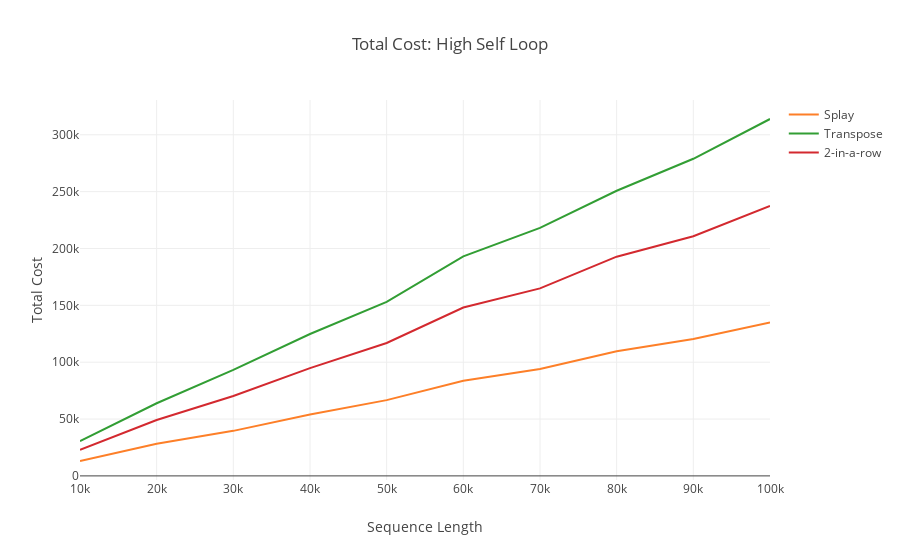

The cell this chart's notebook holds for it:
### Code cell
df = pd.read_csv('total/mtfMarkovHighTotalCost.csv')

trace1 = go.Scatter(
                    x=df['Sequence Length'], y=df['Access Costs'], # Data
                    mode='lines', name='Splay',
                    line = dict(color = ('rgb(253, 127, 40)'))
                   )

df = pd.read_csv('total/transposeMarkovHighTotalCost.csv')

trace2 = go.Scatter(
                    x=df['Sequence Length'], y=df['Access Costs'], # Data
                    mode='lines', name='Transpose',
                    line = dict(color = ('rgb(50, 158, 52)'))
                   )

df = pd.read_csv('total/kInARowMarkovHighTotalCost.csv')

trace3 = go.Scatter(
                    x=df['Sequence Length'], y=df['Access Costs'], # Data
                    mode='lines', name='2-in-a-row',
                    line = dict(color = ('rgb(211, 41, 47)'))
                   )



layout = go.Layout(title='Total Cost: High Self Loop',
                   plot_bgcolor='rgb(255, 255,255)',
                   xaxis=dict(title='Sequence Length'),
                   yaxis=dict(title='Total Cost'))

fig = go.Figure(data=[trace1, trace2, trace3], layout=layout)

# Plot data in the notebook
iplot(fig)

### Figure 1 — Plotly figure (JSON) as saved in the notebook; plotly's stock layout.template omitted (floating-point values rounded to 4 significant figures)
{"data": [{"line": {"color": "rgb(253, 127, 40)"}, "mode": "lines", "name": "Splay", "type": "scatter", "uid": "55c68b26-19c2-48a6-82ca-c21d18065ef7", "x": [10000, 20000, 30000, 40000, 50000, 60000, 70000, 80000, 90000, 100000], "y": [13106, 28312, 39614, 53966, 66646, 83682, 94006, 109574, 120384, 134898]}, {"line": {"color": "rgb(50, 158, 52)"}, "mode": "lines", "name": "Transpose", "type": "scatter", "uid": "ff574e38-0b29-4ee1-927a-562615f8614b", "x": [10000, 20000, 30000, 40000, 50000, 60000, 70000, 80000, 90000, 100000], "y": [30578, 63903, 93216, 124774, 153018, 193074, 218082, 250751, 278883, 313874]}, {"line": {"color": "rgb(211, 41, 47)"}, "mode": "lines", "name": "2-in-a-row", "type": "scatter", "uid": "2b3c5949-0722-4737-a453-6b5b7f78e20a", "x": [10000, 20000, 30000, 40000, 50000, 60000, 70000, 80000, 90000, 100000], "y": [22991, 49159, 70245, 94807, 116868, 148107, 164893, 192808, 210716, 237461]}], "layout": {"plot_bgcolor": "rgb(255, 255,255)", "title": "Total Cost: High Self Loop", "xaxis": {"title": "Sequence Length"}, "yaxis": {"title": "Total Cost"}}}
